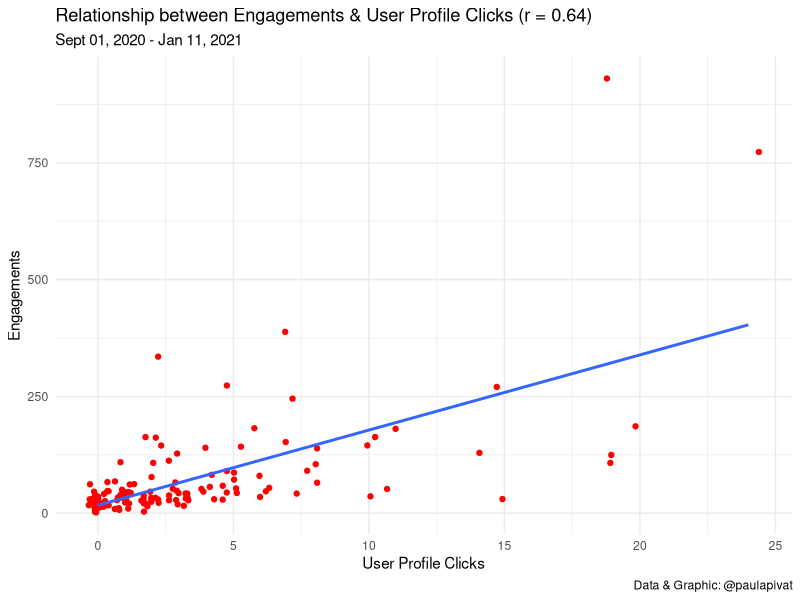
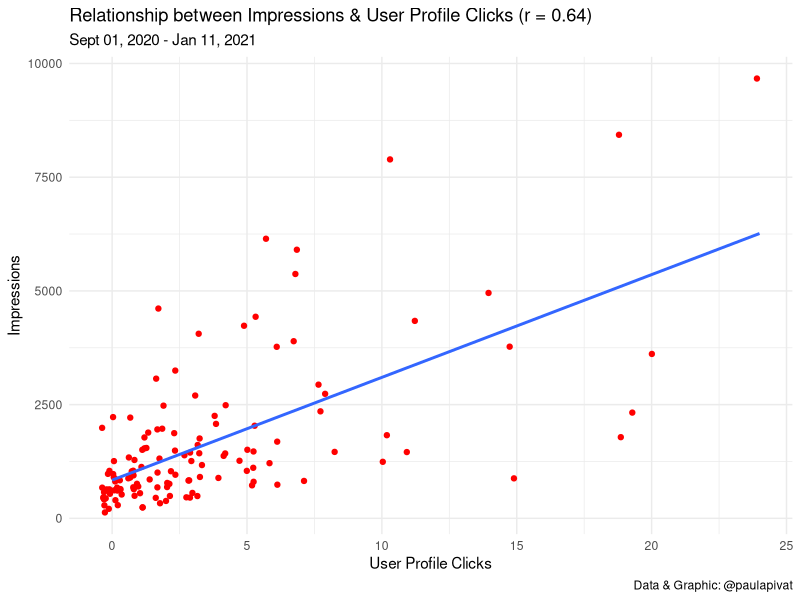
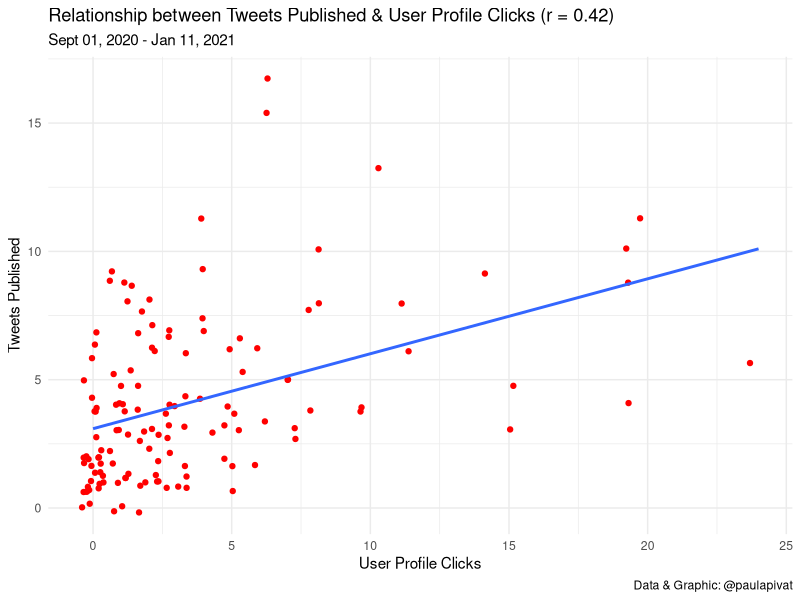
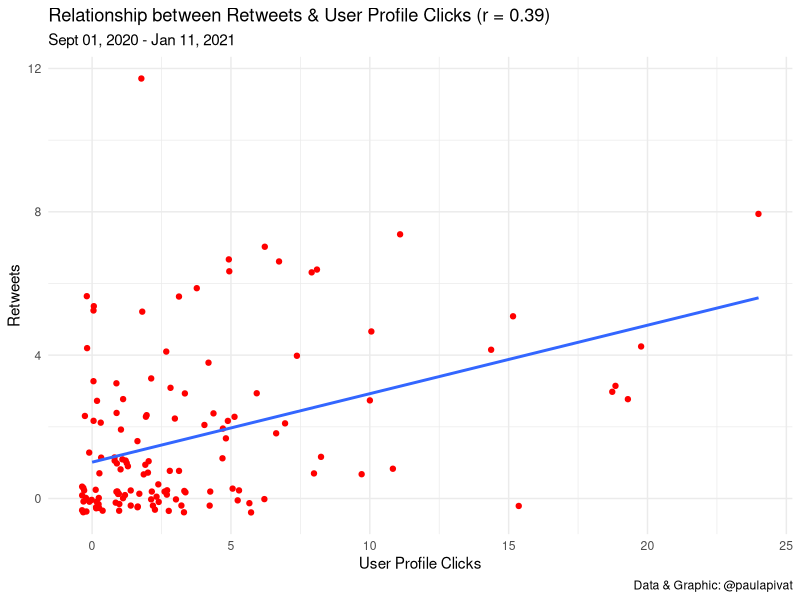
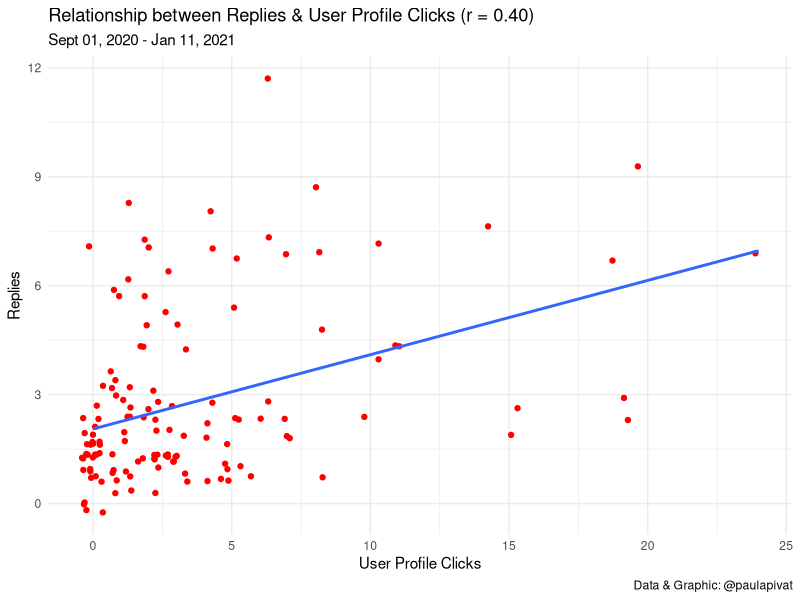
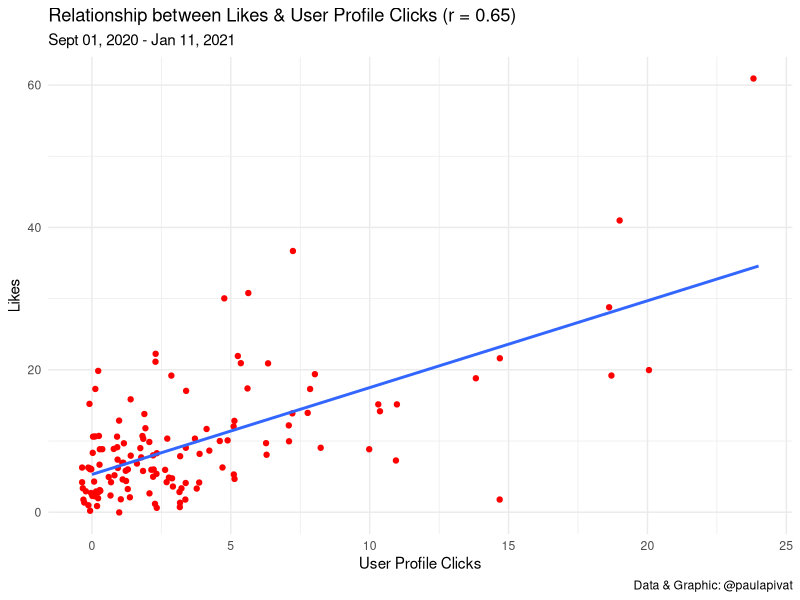
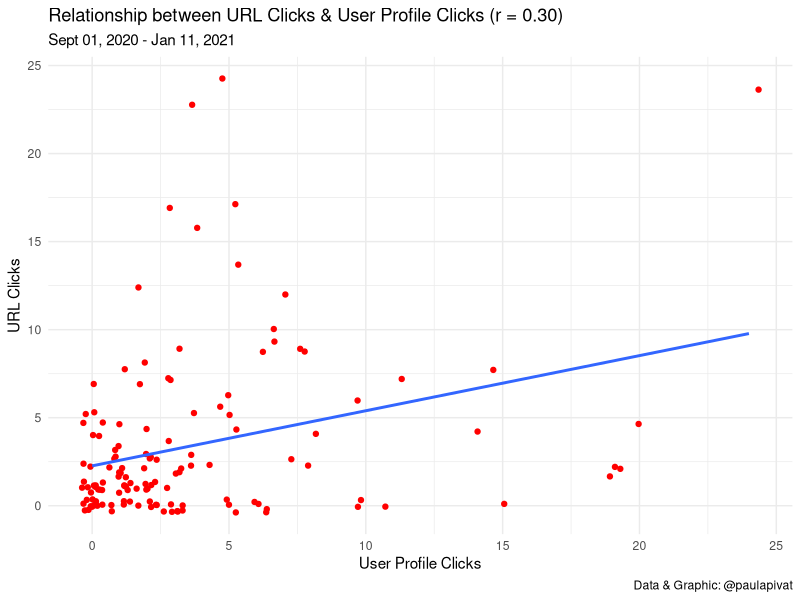
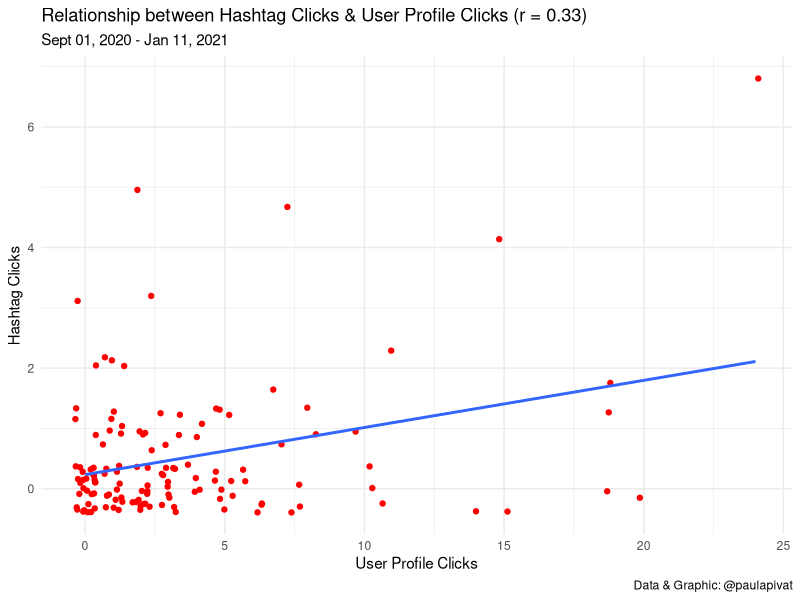

The R source for these figures, in order:
library(tidyverse)
library(lubridate)
library(GGally)

# load data from September to mid-January
df1 <- read_csv("./daily_tweet_activity/daily_tweet_activity_metrics_paulapivat_20200901_20201001_en.csv")
df2 <- read_csv("./daily_tweet_activity/daily_tweet_activity_metrics_paulapivat_20201001_20201101_en.csv")
df3 <- read_csv("./daily_tweet_activity/daily_tweet_activity_metrics_paulapivat_20201101_20201201_en.csv")
df4 <- read_csv("./daily_tweet_activity/daily_tweet_activity_metrics_paulapivat_20201201_20210101_en.csv")
df5 <- read_csv("./daily_tweet_activity/daily_tweet_activity_metrics_paulapivat_20210101_20210112_en.csv")

# combining ALL five dataframes into ONE by rows

df <- rbind(df1, df2, df3, df4, df5)

# USER PROFILE CLICKS ----

# Engagement (r = 0.64) ----
df %>%
    ggplot(aes(x = `user profile clicks`, y = engagements)) +
    geom_point(color = 'red', position = 'jitter') +
    geom_smooth(method = 'lm', se = FALSE) +
    theme_minimal() +
    labs(
        title = "Relationship between Engagements & User Profile Clicks (r = 0.64)",
        subtitle = "Sept 01, 2020 - Jan 11, 2021",
        y = "Engagements",
        x = "User Profile Clicks",
        caption = "Data & Graphic: @paulapivat"
    )

cor.test(x = df$`user profile clicks`, y = df$engagements)

# Impressions (r = 0.64) ----
df %>%
    ggplot(aes(x = `user profile clicks`, y = impressions)) +
    geom_point(color = 'red', position = 'jitter') +
    geom_smooth(method = 'lm', se = FALSE) +
    theme_minimal() +
    labs(
        title = "Relationship between Impressions & User Profile Clicks (r = 0.64)",
        subtitle = "Sept 01, 2020 - Jan 11, 2021",
        y = "Impressions",
        x = "User Profile Clicks",
        caption = "Data & Graphic: @paulapivat"
    )

cor.test(x = df$`user profile clicks`, y = df$impressions)

# Tweets Published (r = 0.42) ----
df %>%
    ggplot(aes(x = `user profile clicks`, y = `Tweets published`)) +
    geom_point(color = 'red', position = 'jitter') +
    geom_smooth(method = 'lm', se = FALSE) +
    theme_minimal() +
    labs(
        title = "Relationship between Tweets Published & User Profile Clicks (r = 0.42)",
        subtitle = "Sept 01, 2020 - Jan 11, 2021",
        y = "Tweets Published",
        x = "User Profile Clicks",
        caption = "Data & Graphic: @paulapivat"
    )

cor.test(x = df$`user profile clicks`, y = df$`Tweets published`)


# Retweets (r = 0.39) ----
df %>%
    ggplot(aes(x = `user profile clicks`, y = retweets)) +
    geom_point(color = 'red', position = 'jitter') +
    geom_smooth(method = 'lm', se = FALSE) +
    theme_minimal() +
    labs(
        title = "Relationship between Retweets & User Profile Clicks (r = 0.39)",
        subtitle = "Sept 01, 2020 - Jan 11, 2021",
        y = "Retweets",
        x = "User Profile Clicks",
        caption = "Data & Graphic: @paulapivat"
    )

cor.test(x = df$`user profile clicks`, y = df$retweets)

# Replies (r = 0.40) ----
df %>%
    ggplot(aes(x = `user profile clicks`, y = replies)) +
    geom_point(color = 'red', position = 'jitter') +
    geom_smooth(method = 'lm', se = FALSE) +
    theme_minimal() +
    labs(
        title = "Relationship between Replies & User Profile Clicks (r = 0.40)",
        subtitle = "Sept 01, 2020 - Jan 11, 2021",
        y = "Replies",
        x = "User Profile Clicks",
        caption = "Data & Graphic: @paulapivat"
    )

cor.test(x = df$`user profile clicks`, y = df$replies)

# Likes (r = 0.65) ----
df %>%
    ggplot(aes(x = `user profile clicks`, y = likes)) +
    geom_point(color = 'red', position = 'jitter') +
    geom_smooth(method = 'lm', se = FALSE) +
    theme_minimal() +
    labs(
        title = "Relationship between Likes & User Profile Clicks (r = 0.65)",
        subtitle = "Sept 01, 2020 - Jan 11, 2021",
        y = "Likes",
        x = "User Profile Clicks",
        caption = "Data & Graphic: @paulapivat"
    )

cor.test(x = df$`user profile clicks`, y = df$likes)

# URL Clicks (r = 0.30) ----
df %>%
    ggplot(aes(x = `user profile clicks`, y = `url clicks`)) +
    geom_point(color = 'red', position = 'jitter') +
    geom_smooth(method = 'lm', se = FALSE) +
    theme_minimal() +
    labs(
        title = "Relationship between URL Clicks & User Profile Clicks (r = 0.30)",
        subtitle = "Sept 01, 2020 - Jan 11, 2021",
        y = "URL Clicks",
        x = "User Profile Clicks",
        caption = "Data & Graphic: @paulapivat"
    )

cor.test(x = df$`user profile clicks`, y = df$`url clicks`)

# And Hashtag Clicks (r = 0.33) ----
df %>%
    ggplot(aes(x = `user profile clicks`, y = `hashtag clicks`)) +
    geom_point(color = 'red', position = 'jitter') +
    geom_smooth(method = 'lm', se = FALSE) +
    theme_minimal() +
    labs(
        title = "Relationship between Hashtag Clicks & User Profile Clicks (r = 0.33)",
        subtitle = "Sept 01, 2020 - Jan 11, 2021",
        y = "Hashtag Clicks",
        x = "User Profile Clicks",
        caption = "Data & Graphic: @paulapivat"
    )

cor.test(x = df$`user profile clicks`, y = df$`hashtag clicks`)

# Detail Expands (r = 0.64) ----
df %>%
    ggplot(aes(x = `user profile clicks`, y = `detail expands`)) +
    geom_point(color = 'red', position = 'jitter') +
    geom_smooth(method = 'lm', se = FALSE) +
    theme_minimal() +
    labs(
        title = "Relationship between Detail Expands & User Profile Clicks (r = 0.64)",
        subtitle = "Sept 01, 2020 - Jan 11, 2021",
        y = "Detail Expands",
        x = "User Profile Clicks",
        caption = "Data & Graphic: @paulapivat"
    )

cor.test(x = df$`user profile clicks`, y = df$`detail expands`)

# Media Views (r = 0.53) ----
df %>%
    ggplot(aes(x = `user profile clicks`, y = `media views`)) +
    geom_point(color = 'red', position = 'jitter') +
    geom_smooth(method = 'lm', se = FALSE) +
    theme_minimal() +
    labs(
        title = "Relationship between Media Views & User Profile Clicks (r = 0.53)",
        subtitle = "Sept 01, 2020 - Jan 11, 2021",
        y = "Media Views",
        x = "User Profile Clicks",
        caption = "Data & Graphic: @paulapivat"
    )

cor.test(x = df$`user profile clicks`, y = df$`media views`)

# Media Engagements (r = 0.54) ----
df %>%
    ggplot(aes(x = `user profile clicks`, y = `media engagements`)) +
    geom_point(color = 'red', position = 'jitter') +
    geom_smooth(method = 'lm', se = FALSE) +
    theme_minimal() +
    labs(
        title = "Relationship between Media Engagements & User Profile Clicks (r = 0.54)",
        subtitle = "Sept 01, 2020 - Jan 11, 2021",
        y = "Media Engagements",
        x = "User Profile Clicks",
        caption = "Data & Graphic: @paulapivat"
    )

cor.test(x = df$`user profile clicks`, y = df$`media engagements`)


# PIVOT LONGER ----
df %>%
    select(Date, `user profile clicks`, impressions, engagements, retweets, replies, likes) %>%
    pivot_longer(cols = 3:7, names_to = 'iv') %>%
    ggplot(aes(x = `user profile clicks`, y = value)) +
    geom_point(color = 'red', position = 'jitter') +
    geom_smooth(method = 'lm', se = FALSE) +
    facet_wrap(~iv, scales = 'free')

# CORRELELOGRAM ----

# native plot()
df %>%
    select(`user profile clicks`,3:4, 6:8, 10:12) %>%
    plot(pch = 20, cex = 1.5, col="#69b3a2")

# strongest
df %>%
    select(8, 12, 19:20, `user profile clicks`) %>%
    plot(pch = 20, cex = 1.5, col="#69b3a2")

# moderate
df %>%
    select(6:7, 10:11, `user profile clicks`) %>%
    plot(pch = 20, cex = 1.5, col="#69b3a2")

# GGally
# Documentation: https://www.rdocumentation.org/packages/GGally/versions/1.5.0/topics/ggpairs
library(GGally)


# GGally, Strongest Related
df %>%
    select(8, 12, 19:20, `user profile clicks`) %>%
    ggpairs(
        diag = NULL,
        title = "Strongest Relationships with User Profile Clicks: Sep 2020 - Jan 2021",
        axisLabels = c("internal"),
        xlab = "Value"
    )

# GGally, Least Related
df %>%
    select(6:7, 10:11, `user profile clicks`) %>%
    ggpairs(
        diag = NULL,
        title = "Moderate Relationships with User Profile Clicks: Sep 2020 - Jan 2021",
        axisLabels = c("internal"),
        xlab = "Value"
    )

# VISUALIZING ----
library(ggridges)

str(df)

# Ridge Plot
df %>%
    mutate(
        month = month(Date, label = TRUE, abbr = TRUE)
    ) %>% 
    # fill = ..x.. allows colors to show up
    ggplot(aes(x = impressions, y = month, fill = ..x.., group = month)) +
    geom_density_ridges_gradient(scale = 3, rel_min_height = 0.01, stat = 'density_ridges') +
    scale_fill_viridis_c(option = 'C')

# Box Plot
df %>%
    mutate(
        month = month(Date, label = TRUE, abbr = TRUE)
    ) %>% 
    ggplot(aes(x = month, y = engagements, fill = month)) +
    geom_boxplot()
